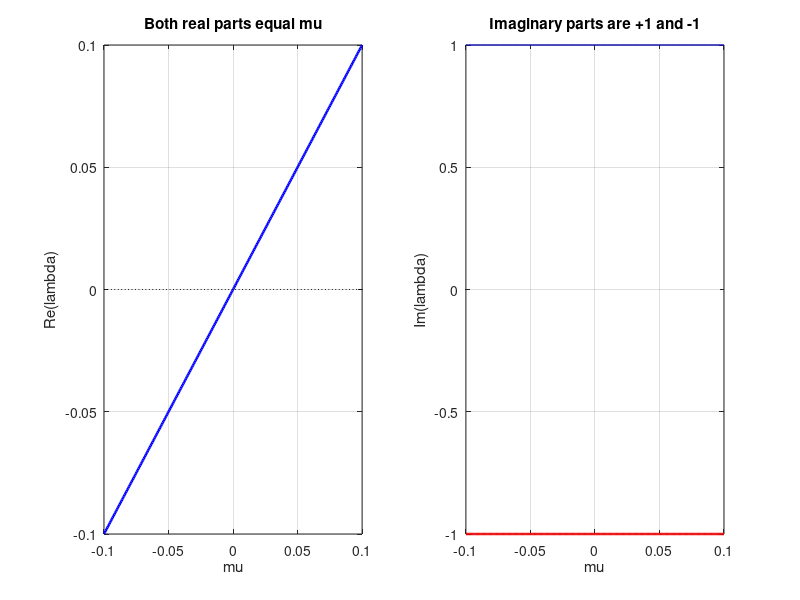

MATLAB code for this plot:
%% Problem 8.2.2: companion to the TikZ figures in problemSet4.tex
% Run this script in MATLAB. No toolboxes or external data files are needed.
% Numerical solutions use ode45; the TeX coordinates were independently
% computed using fourth-order Runge-Kutta integration.
% Solid curves indicate stable branches and dotted curves unstable branches
% where a stability classification applies. A nullcline is not itself a
% trajectory and its non-equilibrium points have no equilibrium stability.

J=@(mu) [mu -1;1 mu];
for mu=[-.1 0 .1]
    fprintf('mu=%g, eigenvalues:\n',mu);disp(eig(J(mu)));
end
mu=linspace(-.1,.1,300);
figure('Color','w','Name','8.2.2: eigenvalue crossing');
subplot(1,2,1);plot(mu,mu,'b-','LineWidth',1.8);hold on;
plot(mu,zeros(size(mu)),'k:');xlabel('mu');ylabel('Re(lambda)');grid on;
title('Both real parts equal mu');
subplot(1,2,2);plot(mu,ones(size(mu)),'b-',mu,-ones(size(mu)),'r-','LineWidth',1.8);
xlabel('mu');ylabel('Im(lambda)');grid on;title('Imaginary parts are +1 and -1');
% At mu=0, a linear center does not imply a nonlinear center.
